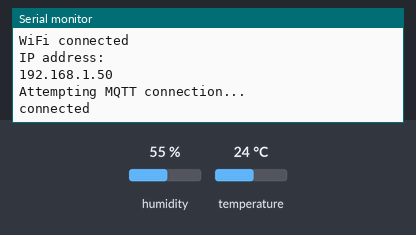
A sketch run on a simulated ESP8266 (NodeMCU). Parts: the last lines printed to the serial monitor. Inputs (shaded band) come from the test bench; at power-on: humidity 55 %, temperature 24 °C. WiFi joins after 1.5 s; servers stay silent unless stated; no MQTT or app messages arrive unless stated.

Above: at 2.8 s.
2.9 s: humidity set to 22 %
At 10.6 s:
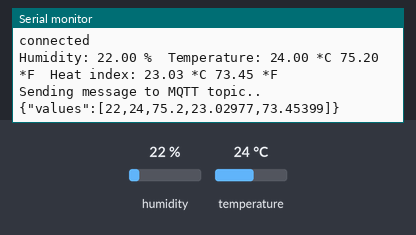
16.7 s: temperature set to 12 °C
At 20.6 s:
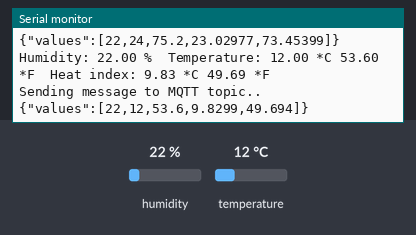
30.5 s: humidity set to 40 %
At 40.7 s:
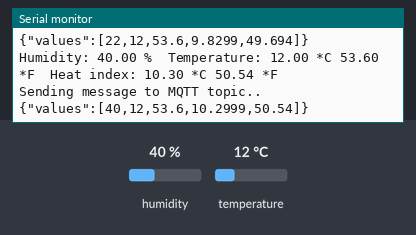
Timing chart, 0 to 42.2 s (numbered marks = the images above; inputs shaded):
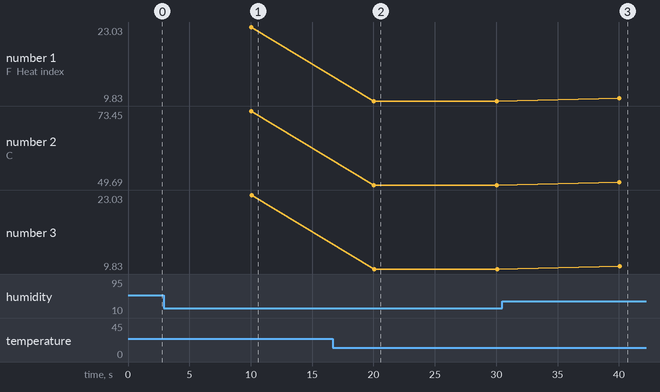

The sketch:

dht11_mqtt.ino
```cpp
#include <math.h>
#include <stdio.h>
#include <string>
#include <ArduinoJson.h>
#include <ESP8266WiFi.h>
#include <PubSubClient.h> // PubSubClient 2.8.0 by Nick O'Leary - https://pubsubclient.knolleary.net/
#include "DHT.h" // Adafruit DHT sensor library 1.4.6 - https://github.com/adafruit/DHT-sensor-library

#define DHTPIN D2 // DHT11
#define DHTTYPE DHT11 // Sensor instance
#define JSON_STACK 100
#define JSON_BUF 100
#define PUBLIC_TOPIC "sensor/DHT11"

// Internet connection
const char *ssid = "my_ssid";
const char *password = "my_internet_password";

// MQTT
const char *mqttServer = "192.168.1....";
const char *mqttUser = "my_mqtt_username";
const char *mqttPassword = "my_mqtt_password";
const char *sender_ID = "DHT11_sensor_1";
bool sendMQTTon = false;

// Read from sensor variables
unsigned long timeLastRead = 0;
unsigned long readInterval = 10000;
unsigned long currentMillis = 0;

// WiFi
WiFiClient espClient;
PubSubClient client(espClient);

// DHT sensor instance
DHT dht(DHTPIN, DHTTYPE);

// Set up WiFi
void setup_wifi()
{
  delay(100);
  Serial.println();
  Serial.println(sender_ID);
  Serial.print("Connecting to ");
  Serial.println(ssid);

  WiFi.begin(ssid, password);

  while (WiFi.status() != WL_CONNECTED)
  {
    delay(500);
    Serial.print(".");
  }

  Serial.println("");
  Serial.println("WiFi connected");
  Serial.println("IP address: ");
  Serial.println(WiFi.localIP());
  Serial.println("");
}

// Connect to MQTT server
void reconnect()
{
  // Loop until we're reconnected
  while (!client.connected())
  {
    Serial.print("Attempting MQTT connection...\n");
    // Attempt to connect
    if (client.connect(sender_ID, mqttUser, mqttPassword))
    {
      Serial.println("connected");
    }
    else
    {
      Serial.print("failed, rc = ");
      Serial.print(client.state());
      Serial.println(" try again in 5 seconds");
      // Wait 5 seconds before retrying
      delay(5000);
    }
  }
}

// Main setup
void setup()
{
  Serial.begin(9600);
  Serial.setTimeout(2000);

  setup_wifi();
  client.setServer(mqttServer, 1883);

  // Sensor, DHT11
  dht.begin();
}

// Main loop
void loop()
{
  currentMillis = millis();

  if (!client.connected())
  {
    reconnect();
  }
  client.loop();

  // Report every 30 seconds
  if (currentMillis - timeLastRead >= readInterval)
  {
    // Reading temperature or humidity takes about 250 milliseconds!
    // Sensor readings may also be up to 2 seconds 'old' (its a very slow sensor)
    float h = dht.readHumidity();
    float t = dht.readTemperature();
    float f = dht.readTemperature(true);

    // Check if any reads failed and exit early (to try again)
    if (isnan(h) || isnan(t) || isnan(f))
    {
      Serial.println("Failed to read from DHT sensor!");
      timeLastRead += 100; // Wait 100 ms and try to read from the sensor again
      return;
    }
    timeLastRead = currentMillis;

    // Compute heat index in Fahrenheit (the default)
    float hif = dht.computeHeatIndex(f, h);
    // Compute heat index in Celsius (isFahreheit = false)
    float hic = dht.computeHeatIndex(t, h, false);

    Serial.print("Humidity: ");
    Serial.print(h);
    Serial.print(" %\t");
    Serial.print("Temperature: ");
    Serial.print(t);
    Serial.print(" *C ");
    Serial.print(f);
    Serial.print(" *F\t");
    Serial.print("Heat index: ");
    Serial.print(hic);
    Serial.print(" *C ");
    Serial.print(hif);
    Serial.println(" *F");

    StaticJsonDocument<JSON_STACK> JSONdoc;
    JsonArray values = JSONdoc.createNestedArray("values");

    values.add(h);
    values.add(t);
    values.add(f);
    values.add(hic);
    values.add(hif);

    char JSONmessageBuffer[JSON_BUF];
    serializeJson(JSONdoc, JSONmessageBuffer);
    Serial.println("Sending message to MQTT topic..");
    Serial.println(JSONmessageBuffer);
    client.publish(PUBLIC_TOPIC, JSONmessageBuffer);
  }
}
```

Measured:
- after the input at 2.9 s, the serial monitor: prints a new line after 7.1 s (image 1)
- after the input at 16.7 s, the serial monitor: prints a new line after 3.3 s (image 2)
- after the input at 30.5 s, the serial monitor: prints a new line after 9.5 s (image 3)
- plotted number 1: 23.03 → 9.83 after the input at 16.7 s, 9.83 → 10.3 after the input at 30.5 s
- plotted number 2: 73.45 → 49.69 after the input at 16.7 s, 49.69 → 50.54 after the input at 30.5 s
- plotted number 3: 23.03 → 9.83 after the input at 16.7 s, 9.83 → 10.3 after the input at 30.5 s
